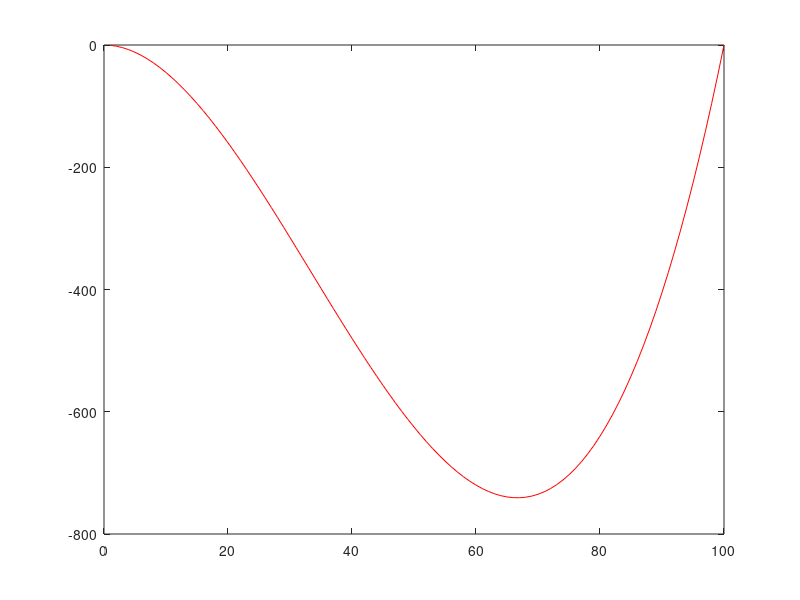

This chart was generated by the following MATLAB code:
clear all
close all

%% parameters
C1  = 50;
C2 = 5;


% time loop
for i=1:100
    x(i) = -C1*(i/10)^2 + C2*(i/10)^3;
end

save("data.mat", "x")

%% plot
figure(1)
plot(x, 'r')
